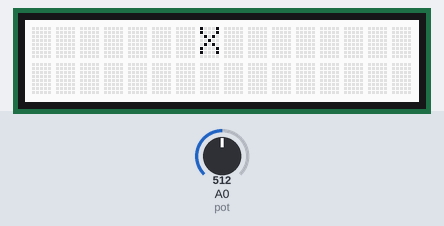
A sketch run on a simulated Arduino Uno, built with avr-gcc and run on an emulated ATmega328P. Shown: 16×2 character LCD. The inputs (shaded band) are chosen by the test bench; at power-on: A0 (pot) = 512.

Above: at 1.2 s.
1.3 s: A0 (pot) set to 716
At 1.9 s:
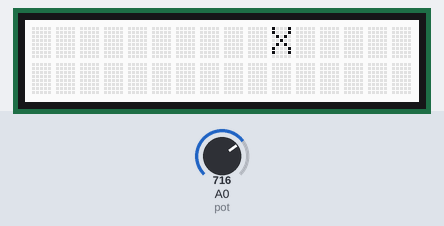
4.3 s: A0 (pot) set to 900
At 5.0 s:
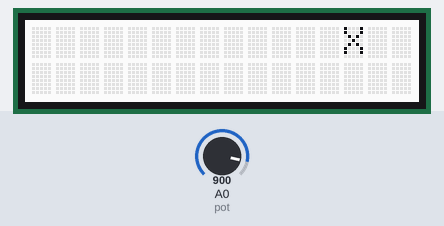
6.1 s: A0 (pot) set to 1023
At 6.5 s:
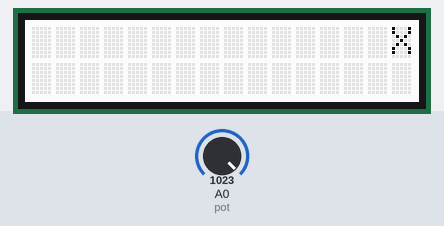
Timing chart, 0 to 9.1 s (numbered marks = the images above; inputs shaded):
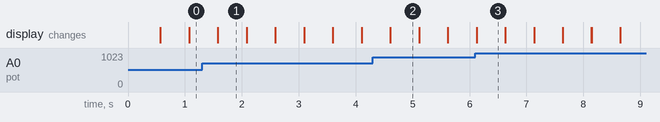

The sketch:

srceen_ui.ino
```cpp
// (licence header left out)
#include <Wire.h>
#include "rgb_lcd.h"

rgb_lcd lcd;
int pot = A0;
int value = 0;
int new_value = 0;

void setup() {
    // Serial.begin(9600);
    // set up the LCD's number of columns and rows:
    lcd.begin(16, 2);
}

void loop() {
    // set the cursor to (0,0):
    new_value = analogRead(pot);

    if (abs(new_value - value) >= 3) {
        lcd.setCursor(new_value / 68, 0);
        // Serial.print(new_value % 16);
        // Serial.print("\n");
    }
    else {
        lcd.setCursor(value, 0);
    }

    lcd.print('X');

    delay(500);
    lcd.clear();
}

/*********************************************************************************************************
    END FILE
*********************************************************************************************************/
```

Measured:
- after the input at 1.3 s, the display: first differs from a run without the input after 0.28 s (image 1)
- after the input at 4.3 s, the display: first differs from a run without the input after 0.31 s (image 2)
- after the input at 6.1 s, the display: first differs from a run without the input at once (image 3)
- what the display in image 1 shows lasts 0.5 s, from 1.6 s to 2.1 s
